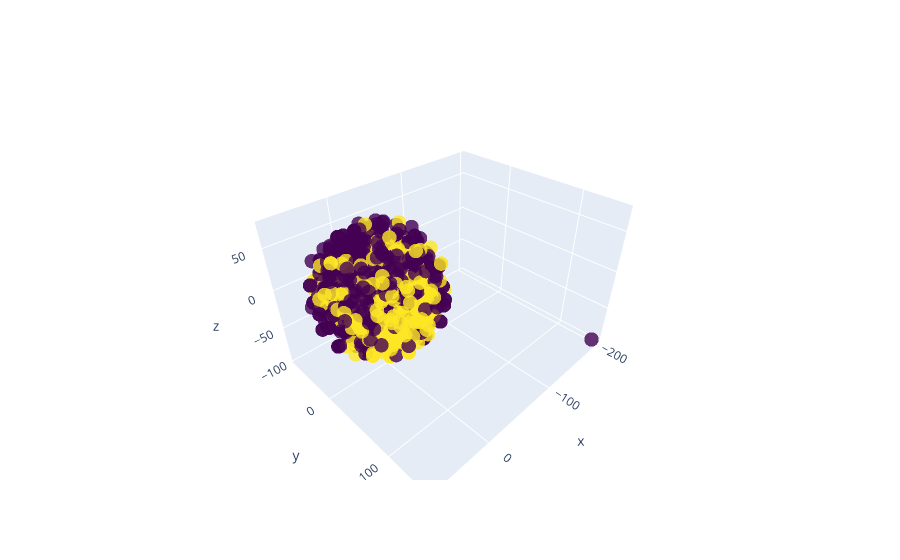

Notebook source saved alongside this figure:
### Markdown cell above
<i>Áp dụng t-SNE giảm chiều dữ liệu để trực quán hoá lên đồ thị 3 chiều</i>

### Code cell
plot_vectorizer(count_matrix, df['Label'])

### Figure 1 — Plotly figure (JSON) as saved in the notebook; plotly's stock layout.template omitted (floating-point values rounded to 4 significant figures; data arrays with more than 128 entries replaced by an {"elided": "..."} marker saying what was removed)
{"data": [{"marker": {"color": {"elided": "1030 int values"}, "colorscale": [[0, "#440154"], [0.1111, "#482878"], [0.2222, "#3e4989"], [0.3333, "#31688e"], [0.4444, "#26828e"], [0.5556, "#1f9e89"], [0.6667, "#35b779"], [0.7778, "#6ece58"], [0.8889, "#b5de2b"], [1, "#fde725"]], "opacity": 0.8, "size": 5}, "mode": "markers", "type": "scatter3d", "x": {"elided": "1030 float values"}, "y": {"elided": "1030 float values"}, "z": {"elided": "1030 float values"}}], "layout": {"scene": {"camera": {"eye": {"x": 1.25, "y": 1.25, "z": 1.25}, "up": {"x": 0, "y": 0, "z": 1}}, "xaxis": {"nticks": 4}, "yaxis": {"nticks": 4}, "zaxis": {"nticks": 4}}}}
